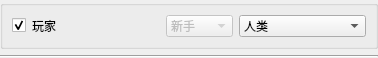
<?xml version="1.0" encoding="UTF-8"?>
<ui version="4.0">
 <class>PlaylerSettings</class>
 <widget class="QWidget" name="PlaylerSettings">
  <property name="geometry">
   <rect>
    <x>0</x>
    <y>0</y>
    <width>378</width>
    <height>50</height>
   </rect>
  </property>
  <property name="windowTitle">
   <string>Form</string>
  </property>
  <layout class="QVBoxLayout" name="verticalLayout">
   <property name="margin" stdset="0">
    <number>0</number>
   </property>
   <item>
    <widget class="QGroupBox" name="groupBox">
     <layout class="QHBoxLayout" name="horizontalLayout_5">
      <item>
       <widget class="QCheckBox" name="used">
        <property name="sizePolicy">
         <sizepolicy hsizetype="Fixed" vsizetype="Fixed">
          <horstretch>0</horstretch>
          <verstretch>0</verstretch>
         </sizepolicy>
        </property>
        <property name="checked">
         <bool>true</bool>
        </property>
       </widget>
      </item>
      <item>
       <widget class="QLabel" name="plLabel">
        <property name="text">
         <string>玩家</string>
        </property>
       </widget>
      </item>
      <item>
       <widget class="QStackedWidget" name="botSettings">
        <property name="sizePolicy">
         <sizepolicy hsizetype="Fixed" vsizetype="Fixed">
          <horstretch>0</horstretch>
          <verstretch>0</verstretch>
         </sizepolicy>
        </property>
        <property name="currentIndex">
         <number>0</number>
        </property>
        <widget class="QWidget" name="page">
         <layout class="QHBoxLayout" name="horizontalLayout">
          <property name="margin" stdset="0">
           <number>0</number>
          </property>
          <item>
           <widget class="QComboBox" name="ai_level">
            <property name="enabled">
             <bool>false</bool>
            </property>
            <property name="currentText">
             <string>新手</string>
            </property>
            <property name="currentIndex">
             <number>0</number>
            </property>
            <item>
             <property name="text">
              <string>新手</string>
             </property>
            </item>
            <item>
             <property name="text">
              <string>居民</string>
             </property>
            </item>
            <item>
             <property name="text">
              <string>参与者</string>
             </property>
            </item>
           </widget>
          </item>
         </layout>
        </widget>
        <widget class="QWidget" name="page_2"/>
       </widget>
      </item>
      <item>
       <widget class="QComboBox" name="isHuman">
        <item>
         <property name="text">
          <string>人类</string>
         </property>
        </item>
        <item>
         <property name="text">
          <string>电脑</string>
         </property>
        </item>
       </widget>
      </item>
     </layout>
    </widget>
   </item>
   <item>
    <widget class="Line" name="line">
     <property name="orientation">
      <enum>Qt::Orientation::Horizontal</enum>
     </property>
    </widget>
   </item>
  </layout>
 </widget>
 <resources/>
 <connections/>
</ui>
